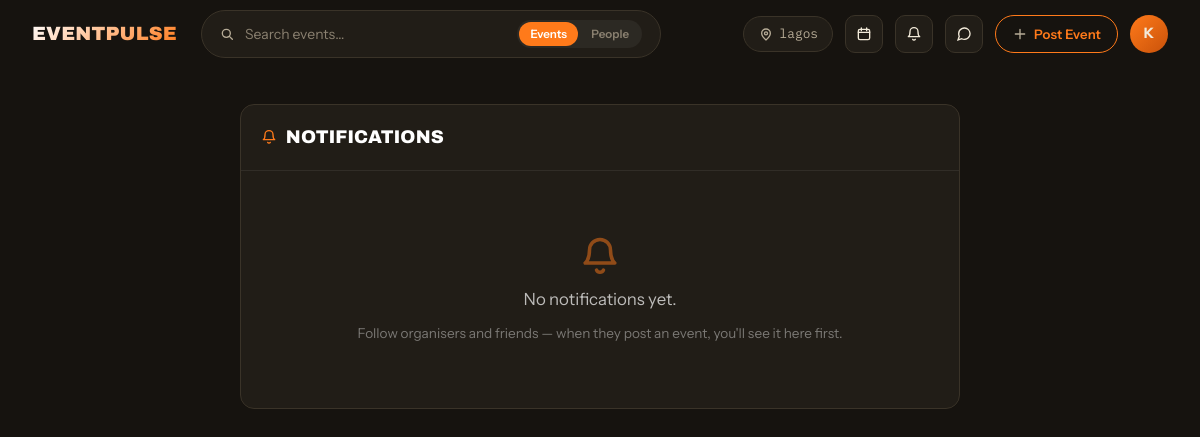
The app's page /social/notifications/ (signed in), older data.
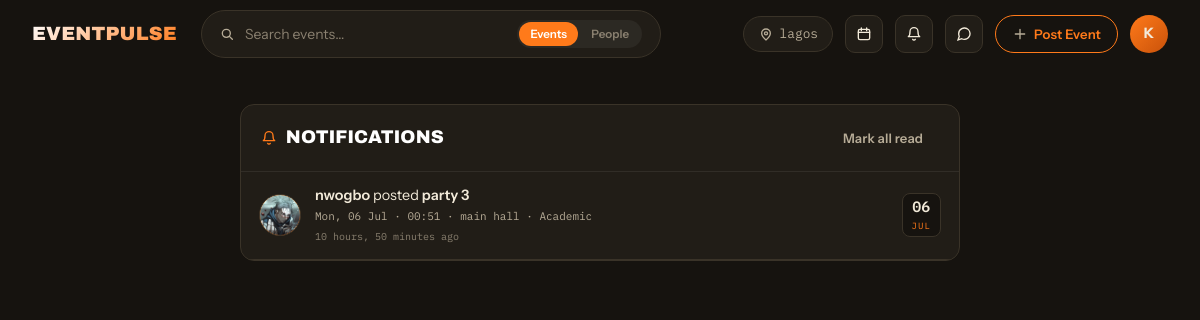
The same page, newer data.
### social/models.py (models this page shows, shortened)
class Notification(models.Model):
    class Kind(models.TextChoices):
        NEW_EVENT = 'new_event', 'New event from someone you follow'
    recipient = models.ForeignKey(
        settings.AUTH_USER_MODEL,
        on_delete=models.CASCADE,
        related_name='notifications',
    )
    actor = models.ForeignKey(
        settings.AUTH_USER_MODEL,
        on_delete=models.CASCADE,
        related_name='+',
    )
    kind = models.CharField(
        max_length=30,
        choices=Kind.choices,
        default=Kind.NEW_EVENT,
    )
    event = models.ForeignKey(
        'events.Event',
        on_delete=models.CASCADE,
        related_name='notifications',
        null=True, blank=True,
    )
    is_read    = models.BooleanField(default=False)
    created_at = models.DateTimeField(auto_now_add=True)
    class Meta:
        ordering = ['-created_at']
        indexes = [
            models.Index(fields=['recipient', 'is_read']),
        ]

### accounts/models.py (models this page shows, shortened)
class User(AbstractUser):
    class Role(models.TextChoices):
        STUDENT = 'student', 'Student'
        SOCIETY = 'society', 'Society / Club'
        STAFF   = 'staff',   'Staff'
        ADMIN   = 'admin',   'Admin'
    class Plan(models.TextChoices):
        FREE    = 'free',    'Free'
        PREMIUM = 'premium', 'Premium'
    class YearOfStudy(models.TextChoices):
        YEAR_1 = '1',  'Year 1 — Fresher'
        YEAR_2 = '2',  'Year 2'
        YEAR_3 = '3',  'Year 3'
        YEAR_4 = '4',  'Year 4'
        YEAR_5 = '5',  'Year 5'
        PG     = 'pg', 'Postgraduate'
        PHD    = 'phd','PhD'
    email           = models.EmailField(unique=True)
    profile_picture = models.ImageField(upload_to='profiles/', blank=True, null=True)
    bio             = models.TextField(blank=True)
    phone_number    = models.CharField(max_length=20, blank=True)
    university      = models.CharField(max_length=200, blank=True)
    department      = models.CharField(max_length=200, blank=True)
    student_id      = models.CharField(max_length=50,  blank=True)
    year_of_study   = models.CharField(
        max_length=5,
        choices=YearOfStudy.choices,
        blank=True,
    )
    role = models.CharField(
        max_length=20,
        choices=Role.choices,
        default=Role.STUDENT,
    )
    plan = models.CharField(
        max_length=20,
        choices=Plan.choices,
        default=Plan.FREE,
    )
    plan_expiry = models.DateTimeField(blank=True, null=True)
    updated_at = models.DateTimeField(auto_now=True)
    USERNAME_FIELD  = 'email'
    REQUIRED_FIELDS = ['username']
    class Meta:
        verbose_name        = 'User'
        verbose_name_plural = 'Users'
        ordering            = ['-date_joined']

### events/models.py (models this page shows, shortened)
class Event(models.Model):
    class Status(models.TextChoices):
        DRAFT     = "draft",     "Draft"
        PUBLISHED = "published", "Published"
        CANCELLED = "cancelled", "Cancelled"
        COMPLETED = "completed", "Completed"
    class PriceType(models.TextChoices):
        FREE = "free", "Free"
        PAID = "paid", "Paid"
    title       = models.CharField(max_length=200)
    slug        = models.SlugField(max_length=220, unique=True, blank=True)
    description = models.TextField()
    cover_image = models.ImageField(upload_to="events/covers/", blank=True, null=True)
    organiser = models.ForeignKey(
        settings.AUTH_USER_MODEL,
        on_delete=models.CASCADE,
        related_name="organised_events",
    )
    category = models.ForeignKey(
        Category,
        on_delete=models.SET_NULL,
        null=True,
        blank=True,
        related_name="events",
    )
    location_name    = models.CharField(max_length=200)
    location_address = models.TextField(blank=True)
    location_lat     = models.DecimalField(max_digits=9, decimal_places=6, blank=True, null=True)
    location_lng     = models.DecimalField(max_digits=9, decimal_places=6, blank=True, null=True)
    area             = models.CharField(max_length=100, blank=True, help_text="Neighbourhood or city for filtering")
    start_datetime = models.DateTimeField()
    end_datetime   = models.DateTimeField(blank=True, null=True)
    capacity     = models.PositiveIntegerField(blank=True, null=True, help_text="Leave blank for unlimited")
    price_type   = models.CharField(max_length=10, choices=PriceType.choices, default=PriceType.FREE)
    ticket_price = models.DecimalField(max_digits=10, decimal_places=2, default=0.00)
    is_premium_only = models.BooleanField(default=False, help_text="Only premium users can join")
    is_featured     = models.BooleanField(default=False, help_text="Pin to top of feed")
    status          = models.CharField(max_length=20, choices=Status.choices, default=Status.DRAFT)
    checkin_token = models.UUIDField(
        default=uuid.uuid4,
        editable=False,
        unique=True,
        help_text="Embedded in QR code for check-in",
    )
    qr_code = models.ImageField(
        upload_to="qrcodes/",
        blank=True,
        null=True,
        help_text="Auto-generated on publish",
    )
    created_at = models.DateTimeField(auto_now_add=True)
    updated_at = models.DateTimeField(auto_now=True)
    class Meta:
        verbose_name        = "Event"
        verbose_name_plural = "Events"
        ordering            = ["-is_featured", "-created_at"]
        indexes = [
            models.Index(fields=["status", "start_datetime"]),
            models.Index(fields=["organiser"]),
            models.Index(fields=["category"]),
            models.Index(fields=["area"]),
        ]

class Category(models.Model):
    name        = models.CharField(max_length=60, unique=True)
    slug        = models.SlugField(max_length=60, unique=True, blank=True)
    icon        = models.CharField(max_length=10, blank=True, help_text="Emoji e.g. 🎵")
    description = models.TextField(blank=True)
    colour      = models.CharField(max_length=7, default="#4B6BF1", help_text="Hex colour for UI badges")
    created_at  = models.DateTimeField(auto_now_add=True)
    class Meta:
        verbose_name        = "Category"
        verbose_name_plural = "Categories"
        ordering            = ["name"]

### social/views.py (the view)
# urls.py: path('notifications/',                  views.notifications_view,         name='notifications'),
@login_required(login_url='accounts:login')
def notifications_view(request):
    notifs = (
        request.user.notifications
        .select_related('actor', 'event', 'event__category')
        [:50]
    )
    return render(request, 'social/notifications.html', {
        'notifs': notifs,
    })

### social/context_processors.py (called while the page is built)
def unread_messages(request):
    if not request.user.is_authenticated:
        return {'unread_messages_count': 0}
    count = (
        Message.objects
        .filter(conversation__participants=request.user, is_read=False)
        .exclude(sender=request.user)
        .count()
    )
    return {'unread_messages_count': count}

### templates/social/notifications.html (shortened to what this page needs)
{% extends 'base.html' %}
{% load static %}
{% block content %}
<div class="ep-chat-page">
  <div class="ep-chat-container ep-notifs">
    <header class="ep-inbox__header">
      <h1 class="ep-inbox__title">
        <span class="ep-icon ep-icon--bell ep-icon--purple"></span>
        Notifications
      </h1>
      {% if notifs %}
      <form method="POST" action="{% url 'social:notifications_read_all' %}" class="ep-notifs__readall">
        <button type="submit" class="ep-btn ep-btn--ghost ep-btn--sm">Mark all read</button>
      </form>
      {% endif %}
    </header>
    {% if notifs %}
      <ul class="ep-notif-list">
        {% for n in notifs %}
        <li>
          <a href="{% url 'social:notification_open' n.pk %}" class="ep-notif {% if not n.is_read %}ep-notif--unread{% endif %}">
            <div class="ep-notif__avatar">
              {% if n.actor.profile_picture %}
                <img src="{{ n.actor.profile_picture.url }}" alt="{{ n.actor.username }}">
              {% else %}
                <span>{{ n.actor.username|first|upper }}</span>
              {% endif %}
            </div>
            <div class="ep-notif__body">
              <p class="ep-notif__text">
                <b>{{ n.actor.username }}</b> posted
                {% if n.event %}<b>{{ n.event.title|truncatechars:48 }}</b>{% else %}an event{% endif %}
              </p>
              {% if n.event %}
              <p class="ep-notif__meta">
                {{ n.event.start_datetime|date:"D, d M · H:i" }} · {{ n.event.location_name|truncatechars:26 }}
                {% if n.event.category %} · {{ n.event.category.name }}{% endif %}
              </p>
              {% endif %}
              <span class="ep-notif__time">{{ n.created_at|timesince }} ago</span>
            </div>
            {% if n.event %}
            <div class="ep-notif__date">
              <b>{{ n.event.start_datetime|date:"d" }}</b>
              <span>{{ n.event.start_datetime|date:"M" }}</span>
            </div>
            {% endif %}
          </a>
        </li>
        {% endfor %}
      </ul>
    {% else %}
      <div class="ep-chat-empty">
        <span class="ep-icon ep-icon--bell ep-icon--purple"></span>
        <p>No notifications yet.</p>
        <span class="ep-chat-empty__hint">Follow organisers and friends — when they post an event, you'll see it here first.</span>
      </div>
    {% endif %}
  </div>
</div>
{% endblock %}

Row changes from the older to the newer data that the page shows:
added Notification: actor.profile_picture (picture), actor.username "nwogbo", event "party 3", event.start_datetime "Mon, 06 Jul · 00:51", event.location_name "main hall", event.category.name "Academic", created_at "10 hours, 50 minutes", event.start_datetime "06", event.start_datetime "JUL"
Text that changed along with them:
text no longer shown: "No notifications yet. Follow organisers and friends — when they post an event, you'll see it here first."
text now shown: "Mark all read"
